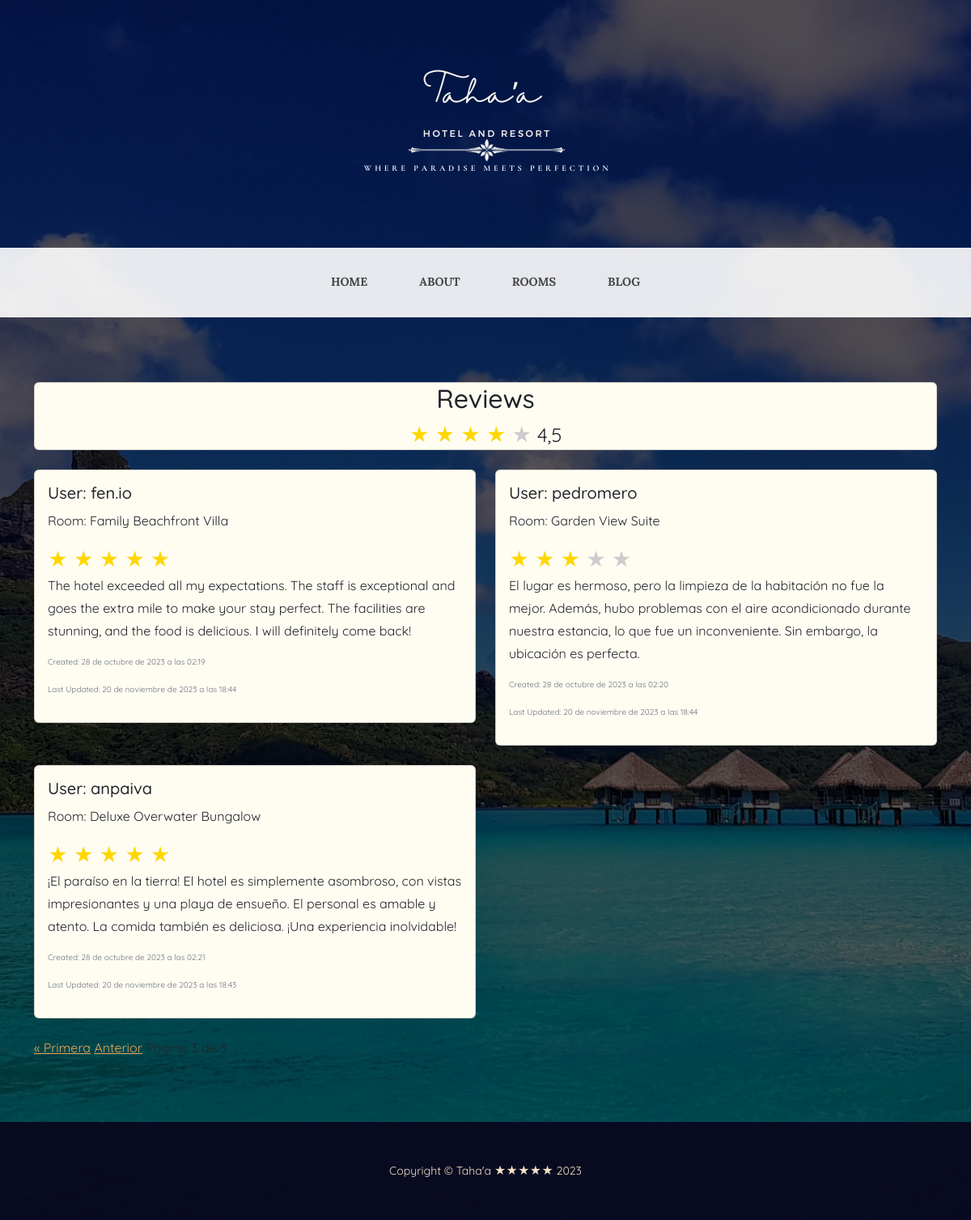
Page /blog/?page=3 on the committed database.
### blog/models.py (models this page shows, shortened)
class Comentario(models.Model):
    username = models.CharField(max_length=100)
    comentario = models.TextField()
    rating = models.IntegerField(choices=[(i, i) for i in range(1, 6)])
    fecha_entrada = models.DateTimeField(auto_now_add=True)
    fecha_actualizacion = models.DateTimeField(auto_now=True)
    tipo_habitacion = models.ForeignKey(
        TipoHabitacion, on_delete=models.CASCADE, null=True
    )
    class Meta:
        verbose_name = "Review"
        verbose_name_plural = "Reviews"
    class Meta:
        verbose_name = "Review"
        verbose_name_plural = "Reviews"

class TipoHabitacion(models.Model):
    nombre = models.CharField(max_length=100)
    numero = models.CharField(primary_key=True, max_length=20)

### blog/views.py (the view)
# urls.py: path('blog/',blog_views.Blog,name='blog'),
def Blog(request):
    comentarios_list = Comentario.objects.all()
    avg_rating = comentarios_list.aggregate(Avg("rating"))["rating__avg"]
    paginator = Paginator(comentarios_list, 4)
    page_number = request.GET.get("page")
    try:
        comentarios = paginator.page(page_number)
    except PageNotAnInteger:
        comentarios = paginator.page(1)
    except EmptyPage:
        comentarios = paginator.page(paginator.num_pages)
    return render(
        request,
        "blog/blog.html",
        {
            "comentarios": comentarios,
            "avg_rating": avg_rating,
        },
    )

### core/templates/blog/blog.html (shortened to what this page needs)
{% extends "core/base.html" %}
{% block content %}
<section class="page-section">
    <div class="container">
        <div class="card text-center my-4">
            <h2><span class="section-heading-lower">Reviews</span></h2>
            <div class="star-rating">
                {% for star in "12345" %}
                <span class="{% if forloop.counter <= avg_rating %}star-fill{% else %}star-empty{% endif %}">&#9733;</span>
                {% endfor %}
                <span>{{ avg_rating|floatformat:1 }}</span>
            </div>
        </div>
        <div class="row">
            {% for comentario in comentarios %}
            <div class="col-md-6 col-12">
                <div class="card mb-4">
                    <div class="card-body">
                        <h5 class="card-title">User: {{ comentario.username }}</h5>
                        <p class="card-text">Room: {{ comentario.tipo_habitacion.nombre }}</p>
                        <div class="star-rating">
                            {% for star in "12345" %}
                                <span class="{% if forloop.counter <= comentario.rating %}star-fill{% else %}star-empty{% endif %}">&#9733;</span>
                            {% endfor %}
                        </div>
                        <p class="card-text">{{ comentario.comentario }}</p>
                        <p class="extra-small-text text-muted">Created: {{ comentario.fecha_entrada }}</p>
                        <p class="extra-small-text text-muted">Last Updated: {{ comentario.fecha_actualizacion }}</p>
                    </div>
                </div>
            </div>
            {% endfor %}
        </div>
        <div class="pagination">
            <span class="step-links">
                {% if comentarios.has_previous %}
                    <a href="?page=1">&laquo; Primera</a>
                    <a href="?page={{ comentarios.previous_page_number }}">Anterior</a>
                {% endif %}
                <span class="current">
                </span>
            </span>
        </div>
    </div>
</section>
{% endblock content %}

### rows in the picture
Comentario: username "fen.io", tipo_habitacion.nombre "Family Beachfront Villa", comentario "The hotel exceeded all my expectations. The staff is exceptional and goes the extra mile to make your stay perfect. The facilities are stunning, and the food is delicious. I will definitely come back!", fecha_entrada "28 de octubre de 2023 a las 02:19", fecha_actualizacion "20 de noviembre de 2023 a las 18:44"
Comentario: username "pedromero", tipo_habitacion.nombre "Garden View Suite", comentario "El lugar es hermoso, pero la limpieza de la habitación no fue la mejor. Además, hubo problemas con el aire acondicionado durante nuestra estancia, lo que fue un inconveniente. Sin embargo, la ubicación es perfecta.", fecha_entrada "28 de octubre de 2023 a las 02:20", fecha_actualizacion "20 de noviembre de 2023 a las 18:44"
Comentario: username "anpaiva", tipo_habitacion.nombre "Deluxe Overwater Bungalow", comentario "¡El paraíso en la tierra! El hotel es simplemente asombroso, con vistas impresionantes y una playa de ensueño. El personal es amable y atento. La comida también es deliciosa. ¡Una experiencia inolvidable!", fecha_entrada "28 de octubre de 2023 a las 02:21", fecha_actualizacion "20 de noviembre de 2023 a las 18:43"

### other values in the picture
{{ avg_rating|floatformat:1 }} "4,5"
